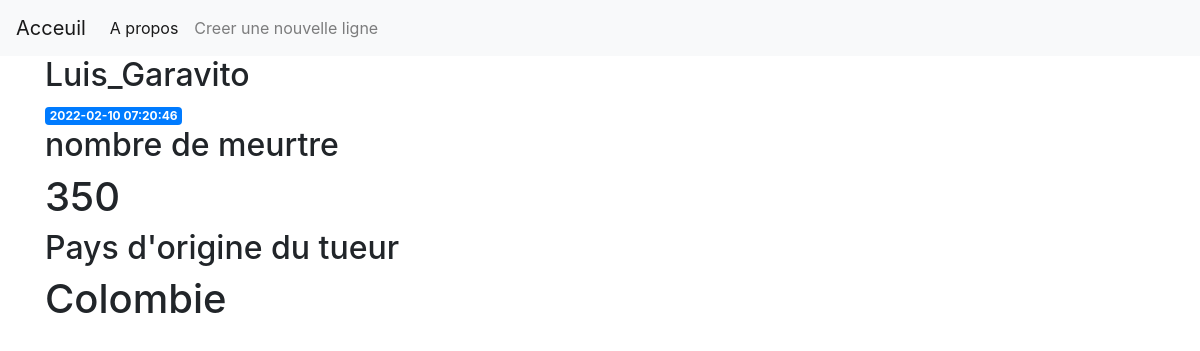
The page /1 on the database its author committed.
### tables this page shows
CREATE TABLE posts (
    id INTEGER PRIMARY KEY AUTOINCREMENT,
    nom TEXT NOT NULL,
    created TIMESTAMP NOT NULL DEFAULT CURRENT_TIMESTAMP,
    meurtre INTEGER NOT NULL,
    pays TEXT NOT NULL
);

### app.py (the view)
@app.route('/<int:post_id>')
def post(post_id):
    post = get_post(post_id)
    return render_template('post.html', post=post)

### app.py (called while the page is built)
def get_db_connection():
    conn = sqlite3.connect('database.db')
    conn.row_factory = sqlite3.Row
    return conn

def get_post(post_id):
    conn = get_db_connection()
    post = conn.execute('SELECT * FROM posts WHERE id = ?',
                        (post_id,)).fetchone()
    conn.close()
    if post is None:
        abort(404)
    return post

### templates/post.html
{% extends 'base.html' %}
{% block content %}
    <h2>{% block title %} {{ post['nom'] }} {% endblock %}</h2>
    <span class="badge badge-primary">{{ post['created'] }}</span>
    <h2>nombre de meurtre </h2>
    <h1>{{ post['meurtre'] }}</h1>
    <h2>Pays d'origine du tueur </h2>
    <h1>{{ post['pays'] }}</h1>
{% endblock %}

### rows shown on the page
posts: nom "Luis_Garavito", created "2022-02-10 07:20:46", meurtre "350", pays "Colombie"
